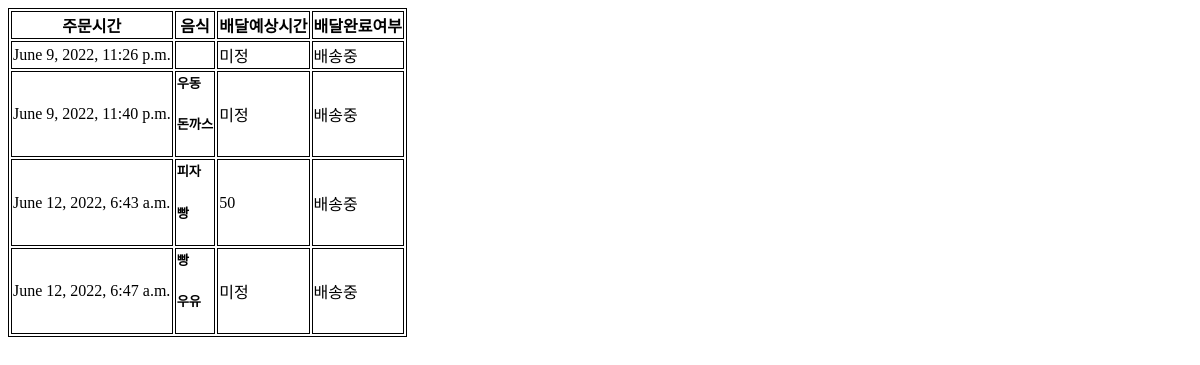
The app's page /order/order/, older data.
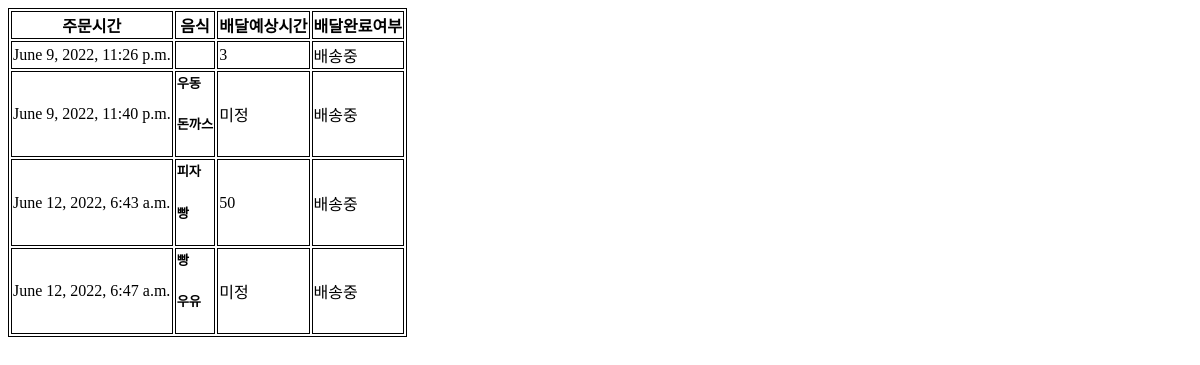
The same page, newer data.
### order/models.py (models this page shows)
class Order(models.Model):
    shop = models.ForeignKey(Shop, on_delete=models.CASCADE)
    order_date = models.DateTimeField('date ordered')
    address = models.CharField(max_length=40)
    estimated_time = models.IntegerField(default=-1)
    deliver_finish = models.BooleanField(default=0)

### order/views.py (the view)
# urls.py: path('order/', include('order.urls')),
@csrf_exempt
def order(request):
    if request.method == 'POST':
        address = request.POST['address']
        shop =request.POST['shop']
        food_list = request.POST.getlist('menu')
        order_date = timezone.now()
        shop_item = Shop.objects.get(pk=shop)
        shop_item.order_set.create(address = address, order_date = order_date, shop=int(shop))
        order_item = Order.objects.get(pk=shop_item.order_set.latest('id').id)
        for food in food_list:
            order_item.orderfood_set.create(food_name = food)
        return render(request, 'order/success.html')
    elif request.method =='GET':
        order_list = Order.objects.all()
        return render(request, 'order/order_list.html', {'order_list' : order_list})

### order/templates/order/order_list.html
<table style="border: 1px solid black">
  <tr style="border: 1px solid black">
    <th style="border: 1px solid black">주문시간</th>
    <th style="border: 1px solid black">음식</th>
    <th style="border: 1px solid black">배달예상시간</th>
    <th style="border: 1px solid black">배달완료여부</th>
  </tr>
  {% for order in order_list %}
  <tr style="border: 1px solid black">
    <td style="border: 1px solid black">{{order.order_date}}</td>
    <td style="border: 1px solid black">
      {% for food in order.orderfood_set.all %}
      <h5>{{food.food_name}}</h5>
      {% endfor %}
    </td>
    <td style="border: 1px solid black">
      {% if order.estimated_time == -1 %} 미정 {% else %}
      {{order.estimated_time}} {% endif %}
    </td>
    <td style="border: 1px solid black">
      {% if order.deliver_finish == 0 %} 배송중 {% else %} 완료 {% endif %}
    </td>
  </tr>
  {% endfor %}
</table>

Row changes from the older to the newer data that the page shows:
changed Order "June 9, 2022, 11:26 p.m.": estimated_time (not shown) → "3"; no longer shows "미정"
